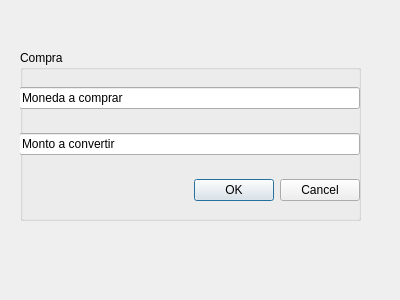
<?xml version="1.0" encoding="UTF-8"?>
<ui version="4.0">
 <class>Dialog</class>
 <widget class="QDialog" name="Dialog">
  <property name="geometry">
   <rect>
    <x>0</x>
    <y>0</y>
    <width>400</width>
    <height>300</height>
   </rect>
  </property>
  <property name="windowTitle">
   <string>Dialog</string>
  </property>
  <widget class="QGroupBox" name="groupBox">
   <property name="geometry">
    <rect>
     <x>20</x>
     <y>50</y>
     <width>341</width>
     <height>171</height>
    </rect>
   </property>
   <property name="title">
    <string>Compra</string>
   </property>
   <widget class="QWidget" name="verticalLayoutWidget">
    <property name="geometry">
     <rect>
      <x>-1</x>
      <y>19</y>
      <width>341</width>
      <height>151</height>
     </rect>
    </property>
    <layout class="QVBoxLayout" name="verticalLayout">
     <item>
      <widget class="QLineEdit" name="txtMonedaComprar">
       <property name="text">
        <string>Moneda a comprar</string>
       </property>
      </widget>
     </item>
     <item>
      <widget class="QLineEdit" name="txtMontoComprar">
       <property name="text">
        <string>Monto a convertir </string>
       </property>
      </widget>
     </item>
     <item>
      <widget class="QDialogButtonBox" name="btnOkCancelComprar">
       <property name="orientation">
        <enum>Qt::Horizontal</enum>
       </property>
       <property name="standardButtons">
        <set>QDialogButtonBox::Cancel|QDialogButtonBox::Ok</set>
       </property>
      </widget>
     </item>
    </layout>
   </widget>
  </widget>
 </widget>
 <resources/>
 <connections>
  <connection>
   <sender>btnOkCancelComprar</sender>
   <signal>accepted()</signal>
   <receiver>Dialog</receiver>
   <slot>accept()</slot>
   <hints>
    <hint type="sourcelabel">
     <x>248</x>
     <y>254</y>
    </hint>
    <hint type="destinationlabel">
     <x>157</x>
     <y>274</y>
    </hint>
   </hints>
  </connection>
  <connection>
   <sender>btnOkCancelComprar</sender>
   <signal>rejected()</signal>
   <receiver>Dialog</receiver>
   <slot>reject()</slot>
   <hints>
    <hint type="sourcelabel">
     <x>316</x>
     <y>260</y>
    </hint>
    <hint type="destinationlabel">
     <x>286</x>
     <y>274</y>
    </hint>
   </hints>
  </connection>
 </connections>
</ui>
